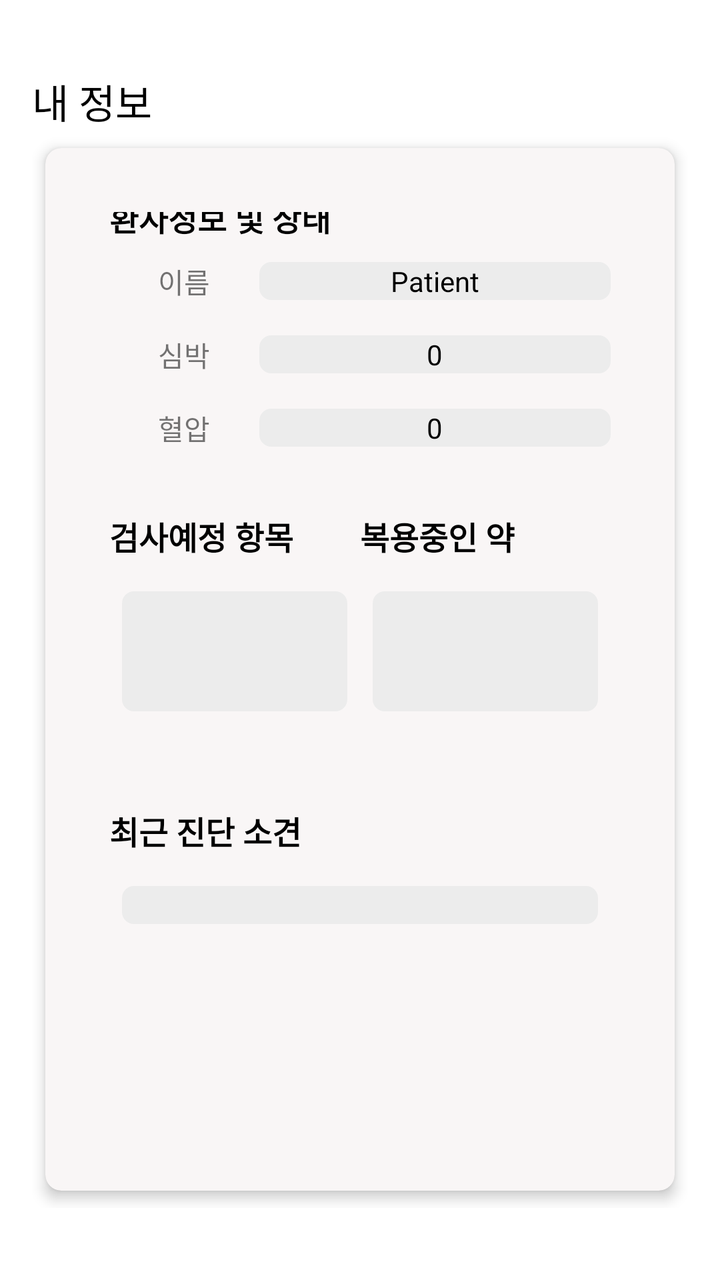
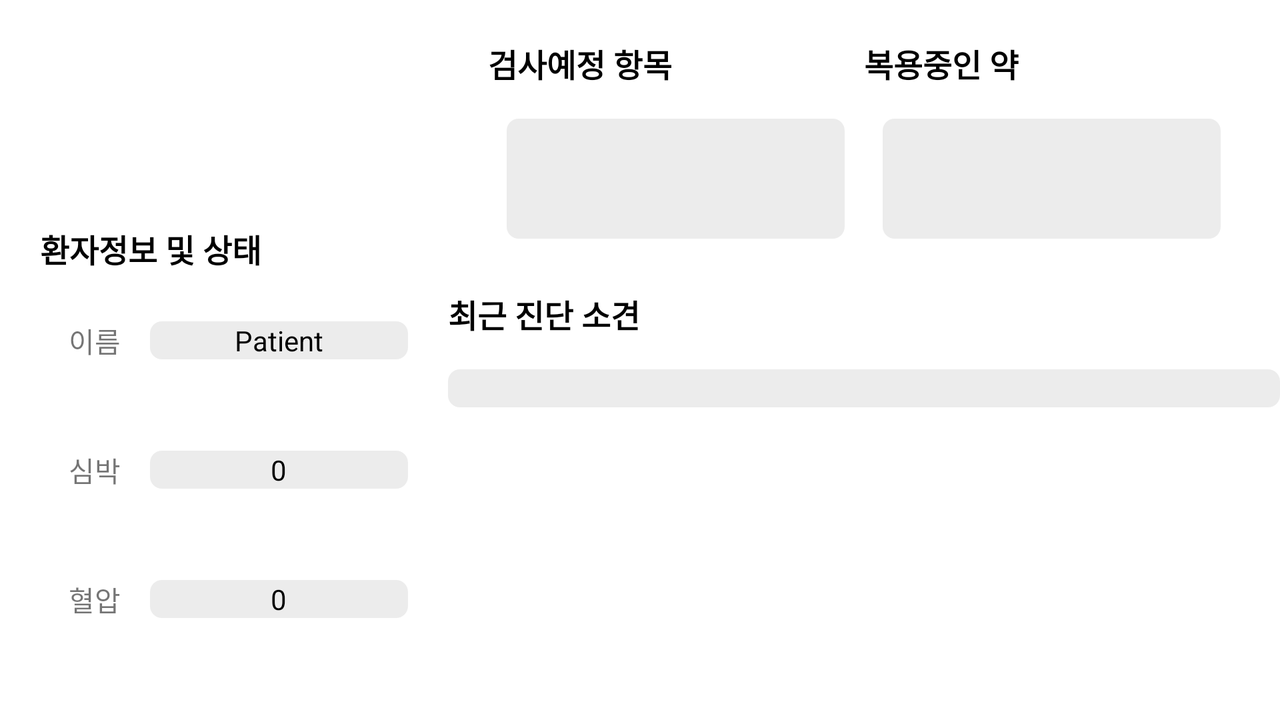

One screen, two layout resources from the same app: the default and the repository's alternative for another configuration. Each is rendered where Android would select it; the XML of both is given below.
<!-- AndroidManifest.xml: application theme Theme.HospitalApplication -->
<!-- res/layout/activity_profile_edit.xml -->
<?xml version="1.0" encoding="utf-8"?>
<RelativeLayout xmlns:android="http://schemas.android.com/apk/res/android"
    xmlns:app="http://schemas.android.com/apk/res-auto"
    xmlns:tools="http://schemas.android.com/tools"
    android:layout_width="match_parent"
    android:layout_height="match_parent"
    tools:context=".ProfileEditActivity">

    <GridLayout
        android:layout_width="match_parent"
        android:layout_height="match_parent"
        android:columnCount="1"
        android:rowCount="2"
        android:paddingTop="36dp"
        android:paddingBottom="36dp"
        android:paddingLeft="16dp"
        android:paddingRight="16dp">

        <TextView
            android:layout_width="wrap_content"
            android:layout_height="wrap_content"
            android:text="내 정보"
            android:textSize="20sp"
            android:textColor="@android:color/black" />

        
        <androidx.cardview.widget.CardView

            android:layout_width="match_parent"
            android:layout_height="0dp"
            android:layout_rowWeight="4"
            app:cardBackgroundColor="@color/bg_primary"
            app:cardUseCompatPadding="true"
            app:cardCornerRadius="8dp"
            app:cardElevation="4dp">

            <LinearLayout
                android:layout_width="match_parent"
                android:layout_height="wrap_content"
                android:orientation="vertical"
                android:layout_margin="16dp"
                android:gravity="center"
                android:paddingBottom="16dp"
                android:paddingTop="16dp"
                android:paddingLeft="16dp"
                android:paddingRight="16dp">

                
                <LinearLayout
                    android:foreground="?attr/selectableItemBackground"
                    android:layout_width="match_parent"
                    android:layout_height="wrap_content"
                    android:layout_weight="1"
                    android:layout_marginBottom="0dp"
                    android:gravity="center">

                    <com.google.android.material.imageview.ShapeableImageView
                        android:id="@+id/profile_image"
                        android:layout_width="80dp"
                        android:layout_height="80dp"
                        app:strokeColor="@color/white"
                        app:strokeWidth="2dp"
                        app:shapeAppearanceOverlay="@style/circular"
                        android:scaleType="centerCrop"
                        android:src="@drawable/profile_img" />

                </LinearLayout>

                
                <LinearLayout
                    android:layout_width="match_parent"
                    android:layout_height="wrap_content"
                    android:layout_marginTop="8px"
                    android:orientation="vertical">

                    <LinearLayout
                        android:layout_width="match_parent"
                        android:layout_height="wrap_content"
                        android:gravity="center">

                        <TextView
                            android:text="환자정보 및 상태"
                            android:layout_width="match_parent"
                            android:layout_height="wrap_content"
                            android:textSize="16sp"
                            android:textColor="@color/black"
                            android:textStyle="bold" />

                    </LinearLayout>

                    <LinearLayout
                        android:layout_width="match_parent"
                        android:layout_height="wrap_content"
                        android:gravity="center"
                        android:layout_marginTop="10dp"
                        android:weightSum="100"
                        android:foreground="?attr/selectableItemBackground"
                        android:layout_weight="1"
                        android:layout_marginBottom="16dp">

                        <TextView
                            android:text="이름"
                            android:layout_width="0dp"
                            android:layout_height="wrap_content"
                            android:layout_weight="30"
                            android:textAlignment="center" />

                        <TextView
                            android:id="@+id/patient_name"
                            android:text="Patient"
                            android:textColor="@color/black"
                            android:layout_width="0dp"
                            android:layout_height="wrap_content"
                            android:layout_weight="70"
                            android:textAlignment="center"
                            android:background="@drawable/rounded_background"

                            />

                    </LinearLayout>

                    <LinearLayout
                        android:layout_width="match_parent"
                        android:layout_height="wrap_content"
                        android:gravity="center"
                        android:weightSum="100"
                        android:foreground="?attr/selectableItemBackground"
                        android:layout_weight="1"
                        android:layout_marginBottom="16dp">

                        <TextView
                            android:text="심박"
                            android:layout_width="0dp"
                            android:layout_height="wrap_content"
                            android:layout_weight="30"
                            android:textAlignment="center" />

                        <TextView
                            android:id="@+id/heard_rate"
                            android:text="0"
                            android:textColor="@color/black"
                            android:layout_width="0dp"
                            android:layout_height="wrap_content"
                            android:layout_weight="70"
                            android:textAlignment="center"
                            android:background="@drawable/rounded_background"

                            />

                    </LinearLayout>

                    <LinearLayout
                        android:layout_width="match_parent"
                        android:layout_height="wrap_content"
                        android:gravity="center"
                        android:weightSum="100"
                        android:foreground="?attr/selectableItemBackground"
                        android:layout_weight="1"
                        android:layout_marginBottom="16dp">

                        <TextView
                            android:text="혈압"
                            android:layout_width="0dp"
                            android:layout_height="wrap_content"
                            android:layout_weight="30"
                            android:textAlignment="center" />

                        <TextView
                            android:id="@+id/blood_pressure"
                            android:text="0"
                            android:textColor="@color/black"
                            android:layout_width="0dp"
                            android:layout_height="wrap_content"
                            android:layout_weight="70"
                            android:textAlignment="center"
                            android:background="@drawable/rounded_background"

                            />

                    </LinearLayout>

                </LinearLayout>

                
                <LinearLayout
                    android:foreground="?attr/selectableItemBackground"
                    android:clickable="true"
                    android:id="@+id/navigation_to_mediaAct"
                    android:layout_width="match_parent"
                    android:layout_height="wrap_content"
                    android:layout_marginTop="16dp"
                    android:weightSum="100"
                    android:layout_marginBottom="16dp"
                    android:gravity="center">

                    
                    <LinearLayout
                        android:layout_width="match_parent"
                        android:layout_height="wrap_content"
                        android:orientation="vertical"
                        android:layout_weight="50"
                        android:gravity="center">

                        <TextView
                            android:text="검사예정 항목"
                            android:layout_width="match_parent"
                            android:layout_height="wrap_content"
                            android:textSize="16sp"
                            android:textColor="@color/black"
                            android:textStyle="bold" />


                        <LinearLayout
                            android:layout_width="match_parent"
                            android:layout_height="wrap_content"
                            android:weightSum="100"
                            android:layout_marginTop="16dp"
                            android:foreground="?attr/selectableItemBackground"
                            android:layout_weight="1"
                            android:gravity="center"

                            android:layout_marginBottom="16dp">

                            <TextView
                                android:id="@+id/items_inspected"
                                android:text=""
                                android:textColor="@color/black"
                                android:layout_width="0dp"
                                android:layout_weight="90"
                                android:layout_height="60dp"
                                android:textAlignment="center"
                                android:background="@drawable/rounded_background" />

                        </LinearLayout>
                    </LinearLayout>

                    
                    <LinearLayout
                        android:layout_width="match_parent"
                        android:layout_height="wrap_content"
                        android:orientation="vertical"

                        android:layout_weight="50"
                        android:gravity="center">

                        <TextView
                            android:text="복용중인 약"
                            android:layout_width="match_parent"
                            android:layout_height="wrap_content"
                            android:textSize="16sp"
                            android:textColor="@color/black"
                            android:textStyle="bold" />


                        <LinearLayout
                            android:layout_width="match_parent"
                            android:layout_height="wrap_content"
                            android:weightSum="100"
                            android:foreground="?attr/selectableItemBackground"
                            android:layout_weight="1"
                            android:layout_marginTop="16dp"
                            android:gravity="center"

                            android:layout_marginBottom="16dp">

                            <TextView
                                android:id="@+id/madication_onhand"
                                android:text=""
                                android:textColor="@color/black"
                                android:layout_width="0dp"
                                android:layout_weight="90"
                                android:layout_height="60dp"
                                android:textAlignment="center"
                                android:background="@drawable/rounded_background"
                                android:breakStrategy="simple" />

                        </LinearLayout>
                    </LinearLayout>

                </LinearLayout>

                
                <LinearLayout
                    android:foreground="?attr/selectableItemBackground"
                    android:clickable="true"
                    android:layout_width="match_parent"
                    android:layout_height="wrap_content"
                    android:layout_marginTop="16dp"
                    android:weightSum="130"
                    android:layout_marginBottom="16dp"
                    android:gravity="center">


                    <LinearLayout
                        android:layout_width="match_parent"
                        android:layout_height="wrap_content"
                        android:orientation="vertical"
                        android:layout_weight="50"
                        android:gravity="center">

                        <TextView
                            android:text="최근 진단 소견"
                            android:layout_width="match_parent"
                            android:layout_height="wrap_content"
                            android:textSize="16sp"
                            android:textColor="@color/black"
                            android:textStyle="bold" />

                        <LinearLayout
                            android:layout_width="match_parent"
                            android:layout_height="wrap_content"
                            android:weightSum="100"
                            android:layout_marginTop="16dp"
                            android:foreground="?attr/selectableItemBackground"
                            android:layout_weight="1"
                            android:gravity="center"
                            android:layout_marginBottom="16dp">

                            <ScrollView
                                android:layout_width="0dp"
                                android:layout_height="100dp"
                                android:layout_weight="95">

                                <TextView
                                    android:id="@+id/diagnostic_findings"
                                    android:text=""
                                    android:textColor="@color/black"
                                    android:layout_width="match_parent"
                                    android:layout_height="wrap_content"
                                    android:paddingLeft="10dp"
                                    android:paddingRight="10dp"
                                    android:background="@drawable/rounded_background" />
                            </ScrollView>

                        </LinearLayout>

                    </LinearLayout>


                </LinearLayout>


            </LinearLayout>

        </androidx.cardview.widget.CardView>
    </GridLayout>
</RelativeLayout>
<!-- resources referenced by this layout -->
<resources>
  <color name="bg_primary">#F9F6F6</color>
  <color name="black">#FF000000</color>
  <color name="white">#FFFFFFFF</color>
  <!-- drawable rounded_background (drawable) -->
  <shape xmlns:android="http://schemas.android.com/apk/res/android">
      <solid android:color="#ECECEC" />
      <corners android:radius="6dp" /> 
  </shape>
  <style name="circular">
          <item name="cornerSize">50%</item>
          <item name="borderRound">16dp</item>
      </style>
  <style name="Theme.HospitalApplication" parent="Theme.MaterialComponents.DayNight.DarkActionBar">
          
          <item name="colorPrimary">@color/purple_500</item>
          <item name="colorPrimaryVariant">@color/purple_700</item>
          <item name="colorOnPrimary">@color/white</item>
          
          <item name="colorSecondary">@color/teal_200</item>
          <item name="colorSecondaryVariant">@color/teal_700</item>
          <item name="colorOnSecondary">@color/black</item>
          
          <item name="android:statusBarColor">?attr/colorPrimaryVariant</item>
          
      </style>
  <color name="purple_500">#FF6200EE</color>
  <color name="purple_700">#FF3700B3</color>
  <color name="teal_200">#FF03DAC5</color>
  <color name="teal_700">#FF018786</color>
</resources>
<!-- res/layout-land/activity_profile_edit.xml (the repository's variant of the layout above) -->
<!-- drawn on the phone turned sideways -->
<?xml version="1.0" encoding="utf-8"?>
<androidx.constraintlayout.widget.ConstraintLayout xmlns:android="http://schemas.android.com/apk/res/android"
    xmlns:app="http://schemas.android.com/apk/res-auto"
    xmlns:tools="http://schemas.android.com/tools"
    android:layout_width="match_parent"
    android:layout_height="match_parent"
    tools:context=".ProfileEditActivity">
    <LinearLayout
        android:id="@+id/linerOne"
        android:layout_marginTop="10dp"
        app:layout_constraintTop_toTopOf="parent"
        app:layout_constraintLeft_toLeftOf="parent"
        app:layout_constraintRight_toLeftOf="@id/guidelineVerticalOne"
        android:foreground="?attr/selectableItemBackground"
        android:layout_width="0dp"
        android:layout_height="wrap_content"
        android:layout_weight="1"
        android:layout_marginBottom="0dp"
        android:gravity="center">

        <com.google.android.material.imageview.ShapeableImageView
            android:id="@+id/profile_image"
            android:layout_width="80dp"
            android:layout_height="80dp"
            app:strokeColor="@color/white"
            app:strokeWidth="2dp"
            app:shapeAppearanceOverlay="@style/circular"
            android:scaleType="centerCrop"
            android:src="@drawable/profile_img" />

    </LinearLayout>

    <LinearLayout
        android:padding="20dp"
        app:layout_constraintBottom_toBottomOf="parent"
        app:layout_constraintRight_toLeftOf="@id/guidelineVerticalOne"
        app:layout_constraintLeft_toLeftOf="parent"
        app:layout_constraintTop_toBottomOf="@id/linerOne"
        android:layout_width="0dp"
        android:layout_height="0dp"
        android:layout_marginTop="8px"
        android:orientation="vertical">

        <LinearLayout
            android:layout_width="match_parent"
            android:layout_height="wrap_content"
            android:gravity="center">

            <TextView
                android:text="환자정보 및 상태"
                android:layout_width="match_parent"
                android:layout_height="wrap_content"
                android:textSize="16sp"
                android:textColor="@color/black"
                android:textStyle="bold" />

        </LinearLayout>

        <LinearLayout
            android:layout_width="match_parent"
            android:layout_height="wrap_content"
            android:gravity="center"
            android:layout_marginTop="10dp"
            android:weightSum="100"
            android:foreground="?attr/selectableItemBackground"
            android:layout_weight="1"
            android:layout_marginBottom="16dp">

            <TextView
                android:text="이름"
                android:layout_width="0dp"
                android:layout_height="wrap_content"
                android:layout_weight="30"
                android:textAlignment="center" />

            <TextView
                android:id="@+id/patient_name"
                android:text="Patient"
                android:textColor="@color/black"
                android:layout_width="0dp"
                android:layout_height="wrap_content"
                android:layout_weight="70"
                android:textAlignment="center"
                android:background="@drawable/rounded_background"

                />

        </LinearLayout>

        <LinearLayout
            android:layout_width="match_parent"
            android:layout_height="wrap_content"
            android:gravity="center"
            android:weightSum="100"
            android:foreground="?attr/selectableItemBackground"
            android:layout_weight="1"
            android:layout_marginBottom="16dp">

            <TextView
                android:text="심박"
                android:layout_width="0dp"
                android:layout_height="wrap_content"
                android:layout_weight="30"
                android:textAlignment="center" />

            <TextView
                android:id="@+id/heard_rate"
                android:text="0"
                android:textColor="@color/black"
                android:layout_width="0dp"
                android:layout_height="wrap_content"
                android:layout_weight="70"
                android:textAlignment="center"
                android:background="@drawable/rounded_background"

                />

        </LinearLayout>

        <LinearLayout
            android:layout_width="match_parent"
            android:layout_height="wrap_content"
            android:gravity="center"
            android:weightSum="100"
            android:foreground="?attr/selectableItemBackground"
            android:layout_weight="1"
            android:layout_marginBottom="16dp">

            <TextView
                android:text="혈압"
                android:layout_width="0dp"
                android:layout_height="wrap_content"
                android:layout_weight="30"
                android:textAlignment="center" />

            <TextView
                android:id="@+id/blood_pressure"
                android:text="0"
                android:textColor="@color/black"
                android:layout_width="0dp"
                android:layout_height="wrap_content"
                android:layout_weight="70"
                android:textAlignment="center"
                android:background="@drawable/rounded_background"

                />

        </LinearLayout>

    </LinearLayout>


    <LinearLayout
        android:padding="10dp"
        android:layout_margin="10dp"
        app:layout_constraintTop_toTopOf="parent"
        app:layout_constraintLeft_toRightOf="@id/guidelineVerticalOne"
        app:layout_constraintRight_toRightOf="parent"
        android:foreground="?attr/selectableItemBackground"
        android:clickable="true"
        android:id="@+id/navigation_to_mediaAct"
        android:layout_width="0dp"
        android:layout_height="wrap_content"
        android:layout_marginTop="16dp"
        android:weightSum="100"
        android:layout_marginBottom="16dp"
        android:gravity="center">

        
        <LinearLayout
            android:layout_width="match_parent"
            android:layout_height="wrap_content"
            android:orientation="vertical"
            android:layout_weight="50"
            android:gravity="center">

            <TextView
                android:text="검사예정 항목"
                android:layout_width="match_parent"
                android:layout_height="wrap_content"
                android:textSize="16sp"
                android:textColor="@color/black"
                android:textStyle="bold" />


            <LinearLayout
                android:layout_width="match_parent"
                android:layout_height="wrap_content"
                android:weightSum="100"
                android:layout_marginTop="16dp"
                android:foreground="?attr/selectableItemBackground"
                android:layout_weight="1"
                android:gravity="center"

                android:layout_marginBottom="16dp">

                <TextView
                    android:id="@+id/items_inspected"
                    android:text=""
                    android:textColor="@color/black"
                    android:layout_width="0dp"
                    android:layout_weight="90"
                    android:layout_height="60dp"
                    android:textAlignment="center"
                    android:background="@drawable/rounded_background" />

            </LinearLayout>
        </LinearLayout>

        
        <LinearLayout
            android:layout_width="match_parent"
            android:layout_height="wrap_content"
            android:orientation="vertical"

            android:layout_weight="50"
            android:gravity="center">

            <TextView
                android:text="복용중인 약"
                android:layout_width="match_parent"
                android:layout_height="wrap_content"
                android:textSize="16sp"
                android:textColor="@color/black"
                android:textStyle="bold" />


            <LinearLayout
                android:layout_width="match_parent"
                android:layout_height="wrap_content"
                android:weightSum="100"
                android:foreground="?attr/selectableItemBackground"
                android:layout_weight="1"
                android:layout_marginTop="16dp"
                android:gravity="center"

                android:layout_marginBottom="16dp">

                <TextView
                    android:id="@+id/madication_onhand"
                    android:text=""
                    android:textColor="@color/black"
                    android:layout_width="0dp"
                    android:layout_weight="90"
                    android:layout_height="60dp"
                    android:textAlignment="center"
                    android:background="@drawable/rounded_background"
                    android:breakStrategy="simple" />

            </LinearLayout>
        </LinearLayout>

    </LinearLayout>


    <LinearLayout
        app:layout_constraintTop_toBottomOf="@id/navigation_to_mediaAct"
        app:layout_constraintLeft_toRightOf="@id/guidelineVerticalOne"
        app:layout_constraintBottom_toBottomOf="parent"
        app:layout_constraintRight_toRightOf="parent"
        android:foreground="?attr/selectableItemBackground"
        android:clickable="true"
        android:layout_width="0dp"
        android:layout_height="0dp"
        android:weightSum="130"
        android:layout_marginBottom="16dp"
        android:gravity="center">


        <LinearLayout
            android:layout_width="match_parent"
            android:layout_height="match_parent"
            android:orientation="vertical"
            android:gravity="center">

            <TextView
                android:text="최근 진단 소견"
                android:layout_width="match_parent"
                android:layout_height="wrap_content"
                android:textSize="16sp"
                android:textColor="@color/black"
                android:textStyle="bold" />

            <androidx.constraintlayout.widget.ConstraintLayout
                android:layout_width="match_parent"
                android:layout_height="wrap_content"
                android:weightSum="100"
                android:layout_marginTop="16dp"
                android:foreground="?attr/selectableItemBackground"
                android:layout_weight="1"
                android:gravity="center"
                android:layout_marginBottom="16dp">

                <ScrollView
                    app:layout_constraintTop_toTopOf="parent"
                    app:layout_constraintBottom_toBottomOf="parent"
                    android:layout_width="0dp"
                    android:layout_height="0dp"
                    app:layout_constraintLeft_toLeftOf="parent"
                    app:layout_constraintRight_toRightOf="parent"
                    android:layout_weight="@integer/material_motion_duration_long_2">

                    <TextView
                        android:id="@+id/diagnostic_findings"
                        android:text=""
                        android:textColor="@color/black"
                        android:layout_width="match_parent"
                        android:layout_height="wrap_content"
                        android:paddingLeft="10dp"
                        android:paddingRight="10dp"
                        android:background="@drawable/rounded_background" />
                </ScrollView>

            </androidx.constraintlayout.widget.ConstraintLayout>

        </LinearLayout>


    </LinearLayout>

    <androidx.constraintlayout.widget.Guideline
        android:id="@+id/guidelineVerticalOne"
        android:layout_width="wrap_content"
        android:layout_height="wrap_content"
        android:orientation="vertical"
        app:layout_constraintGuide_percent="0.35" />
</androidx.constraintlayout.widget.ConstraintLayout>
<!-- resources referenced by the variant -->
<!-- as the phone turned sideways resolves them -->
<resources>
  <color name="black">#FF000000</color>
  <color name="white">#FFFFFFFF</color>
  <!-- drawable rounded_background (drawable) -->
  <shape xmlns:android="http://schemas.android.com/apk/res/android">
      <solid android:color="#ECECEC" />
      <corners android:radius="6dp" /> 
  </shape>
  <style name="circular">
          <item name="cornerSize">50%</item>
          <item name="borderRound">16dp</item>
      </style>
  <style name="Theme.HospitalApplication" parent="Theme.MaterialComponents.DayNight.DarkActionBar">
          
          <item name="colorPrimary">@color/purple_500</item>
          <item name="colorPrimaryVariant">@color/purple_700</item>
          <item name="colorOnPrimary">@color/white</item>
          
          <item name="colorSecondary">@color/teal_200</item>
          <item name="colorSecondaryVariant">@color/teal_700</item>
          <item name="colorOnSecondary">@color/black</item>
          
          <item name="android:statusBarColor">?attr/colorPrimaryVariant</item>
          
      </style>
  <color name="purple_500">#FF6200EE</color>
  <color name="purple_700">#FF3700B3</color>
  <color name="teal_200">#FF03DAC5</color>
  <color name="teal_700">#FF018786</color>
</resources>
